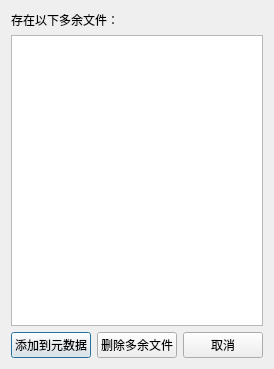
<?xml version="1.0" encoding="UTF-8"?>
<ui version="4.0">
 <class>ExtraFilesCheckWnd</class>
 <widget class="QDialog" name="ExtraFilesCheckWnd">
  <property name="geometry">
   <rect>
    <x>0</x>
    <y>0</y>
    <width>265</width>
    <height>369</height>
   </rect>
  </property>
  <property name="windowTitle">
   <string>多余文件检查</string>
  </property>
  <layout class="QGridLayout" name="gridLayout">
   <item row="2" column="0">
    <widget class="QPushButton" name="pushButton_addToMd">
     <property name="text">
      <string>添加到元数据</string>
     </property>
    </widget>
   </item>
   <item row="1" column="0" colspan="3">
    <widget class="QListWidget" name="listWidget">
     <property name="selectionMode">
      <enum>QAbstractItemView::ExtendedSelection</enum>
     </property>
     <property name="selectionBehavior">
      <enum>QAbstractItemView::SelectRows</enum>
     </property>
    </widget>
   </item>
   <item row="2" column="2">
    <widget class="QPushButton" name="pushButton_Cancel">
     <property name="text">
      <string>取消</string>
     </property>
    </widget>
   </item>
   <item row="2" column="1">
    <widget class="QPushButton" name="pushButton_delExtra">
     <property name="text">
      <string>删除多余文件</string>
     </property>
    </widget>
   </item>
   <item row="0" column="0" colspan="3">
    <widget class="QLabel" name="label">
     <property name="text">
      <string>存在以下多余文件：</string>
     </property>
    </widget>
   </item>
  </layout>
 </widget>
 <layoutdefault spacing="6" margin="11"/>
 <resources/>
 <connections/>
</ui>
